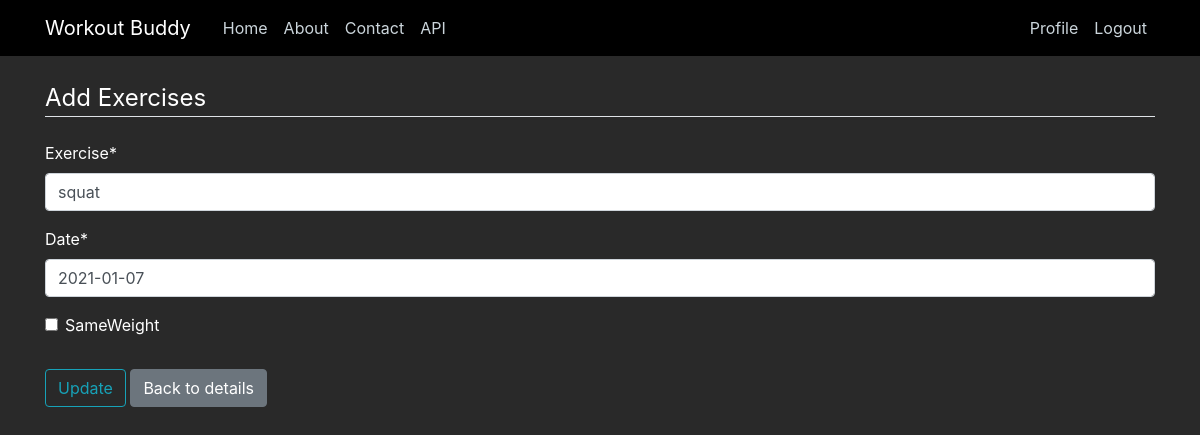
The page /workouts/27/exercises/1/update/ (signed in) on the database as committed earlier.
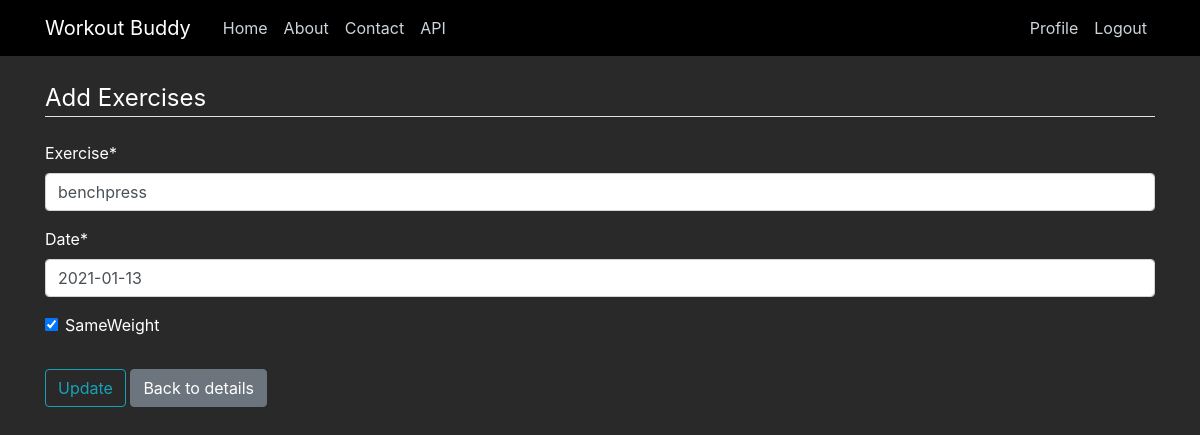
The same page on the database as committed later.
### exercises/models.py (models this page shows, shortened)
class Exercises(models.Model):
    workout_id = models.ForeignKey(Workouts, default=None, on_delete=models.CASCADE) #delete exercise if workout it is associated with is deleted.
    date = models.DateField()
    exercise = models.CharField(max_length=50)
    sameWeight = models.BooleanField(default=False)
    totalVolume = models.IntegerField(default=0) #is able to be null or blank. Will be auto filled in by after exercises details are inputted.

### exercises/views.py (the view, shortened to what this page needs)
# urls.py: path('workouts/<int:pk>/exercises/<int:exercisepk>/update/', ExercisesUpdateView.as_view(), name='exercises-update'), #exercises_form.html is naming convention
class ExercisesUpdateView(LoginRequiredMixin, UserPassesTestMixin, UpdateView):
    model = Exercises
    fields = ['exercise', 'date', 'sameWeight']
    def get_object(self, queryset=None):
        return get_object_or_404(Exercises, pk=self.kwargs.get('exercisepk'))
    def test_func(self):
        exercise = self.get_object()
        workout = exercise.workout_id
        if self.request.user == workout.username:
            return True
        else:
            return False

### exercises/templates/exercises/exercises_form.html (shortened to what this page needs)
{% extends "main/base.html" %}
{% load crispy_forms_tags %}
{% block content %}
    <div>
        <form method="POST">
            <fieldset class="form-group">
                <legend class="border-bottom mb-4">Add Exercises</legend>
                {{ form|crispy }}
            </fieldset>
            <div class="form-group">
                {% if object is None %}
                    <button class="btn btn-outline-info" type="submit">Add</button>
                    <a class="btn btn-secondary" href="{% url 'workout-exercises' workout_pk %}">Done</a>
                {% else %}
                    <button class="btn btn-outline-info" type="submit">Update</button>
                    <a class="btn btn-secondary" href="{% url 'exercises-detail' object.workout_id.id object.id %}">Back to details</a>
                {% endif %}
            </div>
        </form>
    </div>
{% endblock content %}

Rows that differ between the two databases and show on the page:
changed Exercises: exercise "squat" → "benchpress"; date "2021-01-07" → "2021-01-13"; sameWeight "☐" → "☑"
